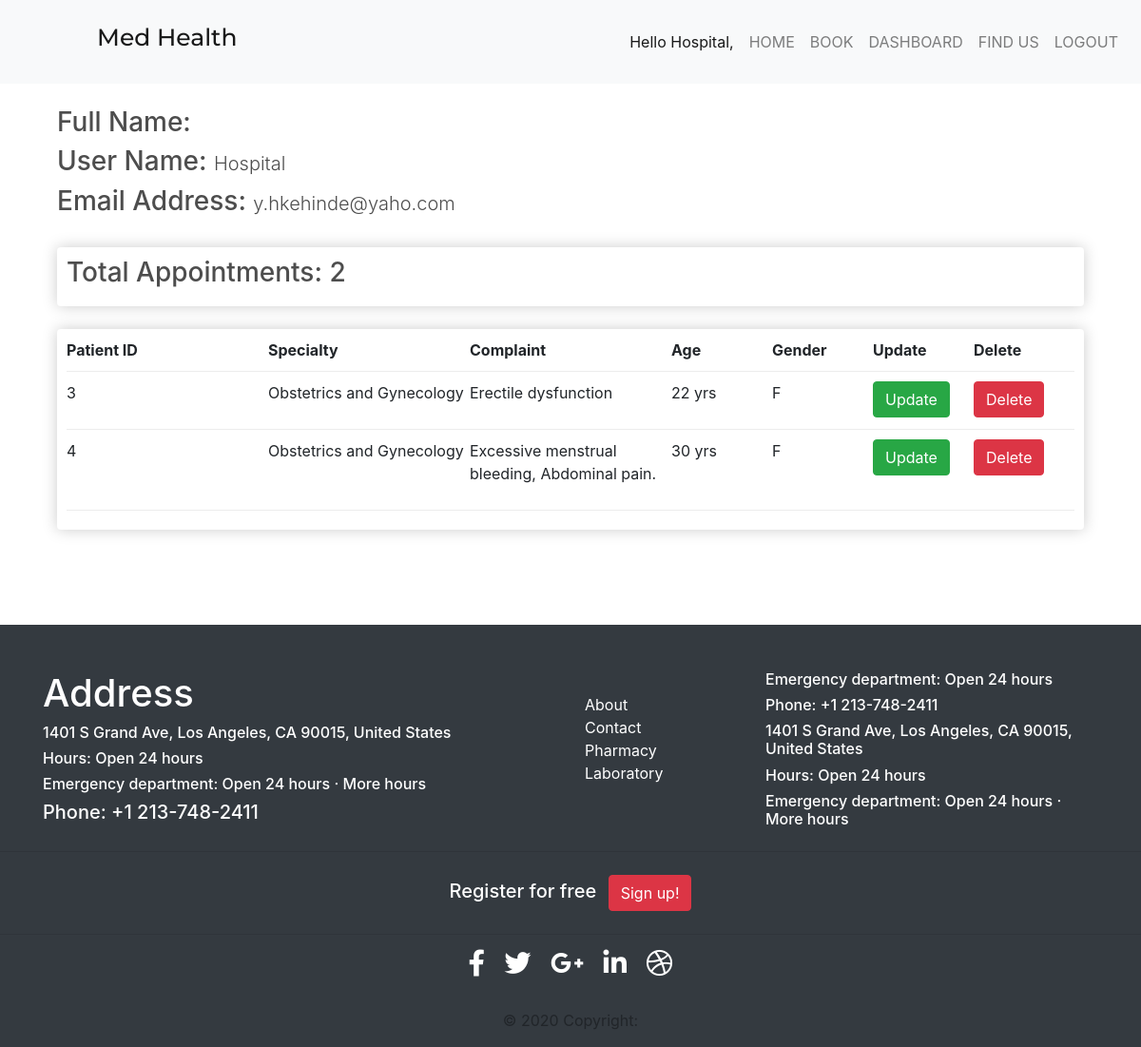
The app's page /dashboard/ (signed in), older data.
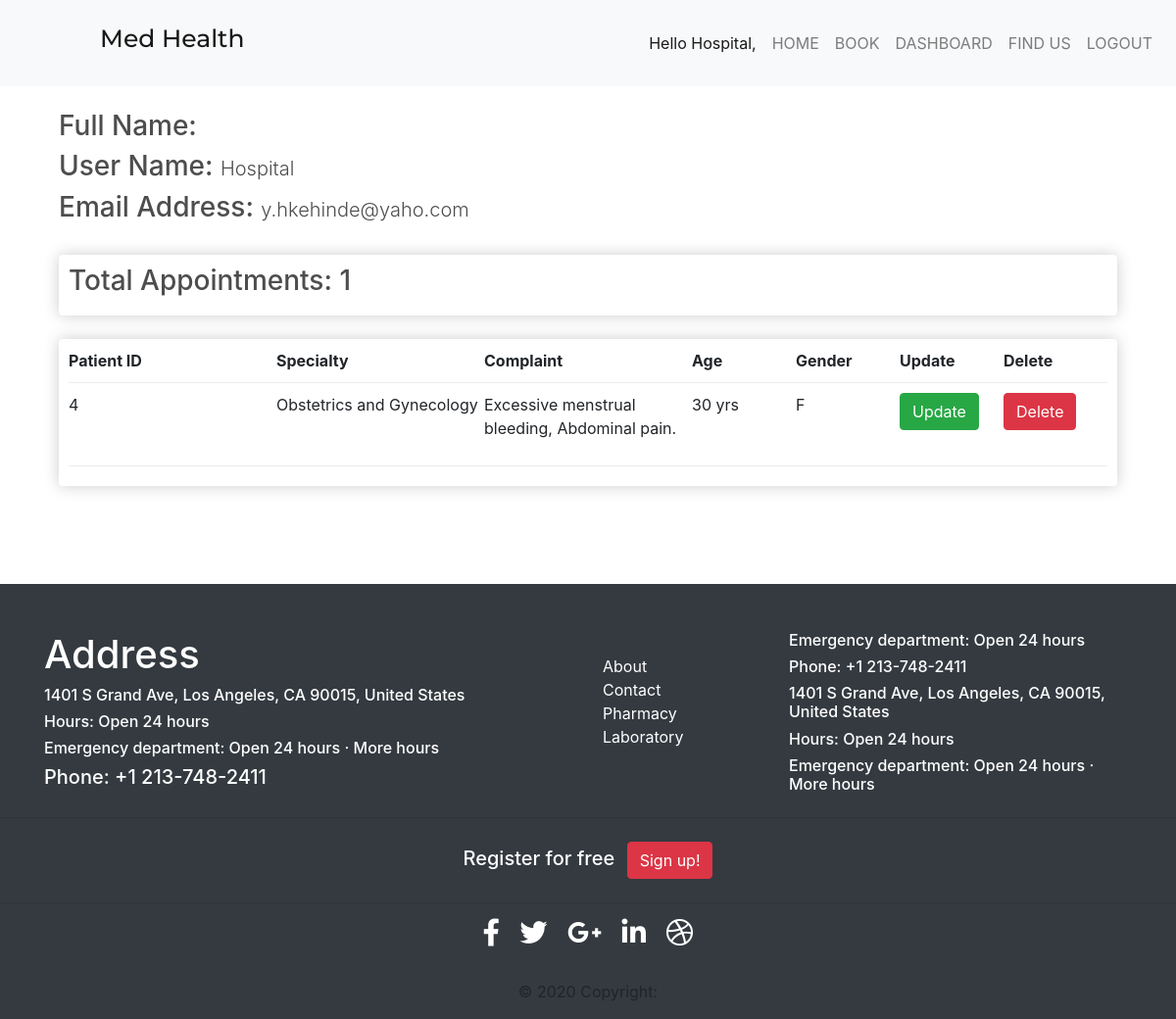
The same page, newer data.
### patient_app/models.py (models this page shows, shortened)
class BookDoctor(models.Model):
    CHOICES = (
        ('M', 'Male'),
        ('F', 'Female'),
    )
    patient_name = models.CharField(null = True, blank = True, max_length=100)
    patient_age = models.IntegerField(default = 0)
    patient_gender = models.CharField(max_length=100, choices= CHOICES, blank=True , null=True)
    patient_specialty = models.ForeignKey(Specialty, null = True, blank = True, on_delete = models.SET_NULL)
    patient_complaint = models.CharField(max_length=200, blank=True , null=True)
    date_booked = models.DateTimeField(auto_now_add=True)
    appointment_date = models.DateTimeField(auto_now_add=True)

### doctor_app/models.py (models this page shows)
class Specialty(models.Model):
    specialty_name = models.CharField(max_length=200, blank=True , null=True)
    specialty_description = models.CharField(max_length=200, blank=True , null=True)
    email = models.EmailField(max_length=100, blank=True, null=True)
    def __str__(self):
        return self.specialty_name

### patient_app/views.py (the view)
# urls.py: path('dashboard/', views.dashboard, name = 'dashboard'),
@login_required
def dashboard(request):
    patients = BookDoctor.objects.all()
    profile = Profile.objects.all()
    return render(request, 'patients/dashboard.html', {'profile': profile, 'patients': patients})

### templates/patients/dashboard.html (shortened to what this page needs)
{% extends 'base.html' %}
{% block content %}
<div class="container">
  <br>
  <div class = "container">
    <h3>Full Name:  </h3>
    <h3> User Name: <span class = "lead">{{user.username |title }}</span></h3>
    <h3> Email Address: <span class = "lead">{{user.email}}</span></h3>
  </div>
  <br />
  <div class="container">
    <div class="row">
      <div class="col-md-12">
        <div class="box-element">
          <h3>Total Appointments: {{patients.count}}</h3>
        </div>
        <br />
        <div class="box-element">
          <div class="patient-row">
            <div style="flex: 2"><strong>Patient ID</strong></div>
            <div style="flex: 2"><strong>Specialty</strong></div>
            <div style="flex: 2"><strong>Complaint</strong></div>
            <div style="flex: 1"><strong>Age</strong></div>
            <div style="flex: 1"><strong>Gender</strong></div>
            <div style="flex: 1"><strong>Update</strong></div>
            <div style="flex: 1"><strong>Delete</strong></div>
          </div>
          {% for patient in patients %}
          <div class="patient-row">
            <div style="flex: 2"><p>{{patient.id}}</p></div>
            <div style="flex: 2"><p>{{patient.patient_specialty}}</p></div>
            <div style="flex: 2"><p>{{patient.patient_complaint}}</p></div>
            <div style="flex: 1"><p>{{patient.patient_age}} yrs</p></div>
            <div style="flex: 1">
              <p class="quantity">{{patient.patient_gender}}</p>
            </div>
            <div style="flex: 1">
              <a href="{% url 'patient_update' patient.id %}">
                  <input
                  type="submit"
                  value="Update"
                  class="btn btn-success"
                  type="button"
                />
              </a>
            </div>
            <br>
            <div style="flex: 1">
              <form action="/delete/{{patient.id}}" method="POST">
                <input
                  type="submit"
                  value="Delete"
                  class="btn btn-danger"
                  type="button"
                />
              </form>
            </div>
          </div>
          {% endfor %}
        </div>
      </div>
    </div>
  </div>
  </div>
{% endblock %}

Row changes from the older to the newer data that the page shows:
removed BookDoctor: id "3", patient_specialty "Obstetrics and Gynecology", patient_complaint "Erectile dysfunction", patient_age "22", patient_gender "F"
Text that changed along with them:
{{ patients.count }}: "2" → "1"
